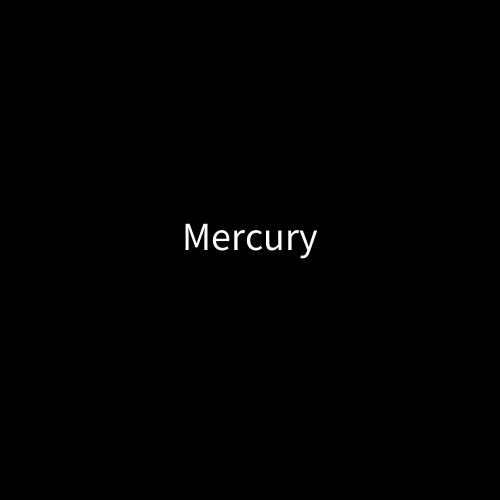
Frame 1 (no input)
Frame 60 (the mouse pressed at the canvas centre just before this capture): identical to frame 1, image omitted
Frame 120 (the mouse held since frame 60 and released just before this capture): identical to frame 1, image omitted

The Processing sketch that drew this single still picture (run headless with seeded random() and noise(); from frame 60 on, the mouse is pressed at the canvas centre):

// Processing sketch: sketch_12_arrays
// ── sketch_12_arrays.pde
/*
 Un array es un contenedor de datos del mismo tipo al que podemos acceder
 Siempre se representan con corchetes [] y hay que indicar su tipo de variable
*/

String[] planets = {"Mercury", "Venus", "Earth", "Mars", "Jupiter", "Saturn", "Uranus", "Neptune"}; 
int indice;

void setup() {
  size(500, 500);
}

void draw() {
  background(0);
  fill(255);
  textSize(40);
  textAlign(CENTER);
  //dibujamos en pantalla el texto, ya que es un String, usando la fuente por defecto del sistema 
  text(planets[indice], width/2, height/2);
}

/*
 Cada vez que soltamos una tecla, se busca un nuevo valor de índice, que buscará un numero aleatorio
 entre 0 y el tamaño del array, usando el método length
 El primer valor de un array siempre empieza en 0
*/

void keyReleased() {
  indice = int(random(planets.length));
  println(planets[indice]);
}
